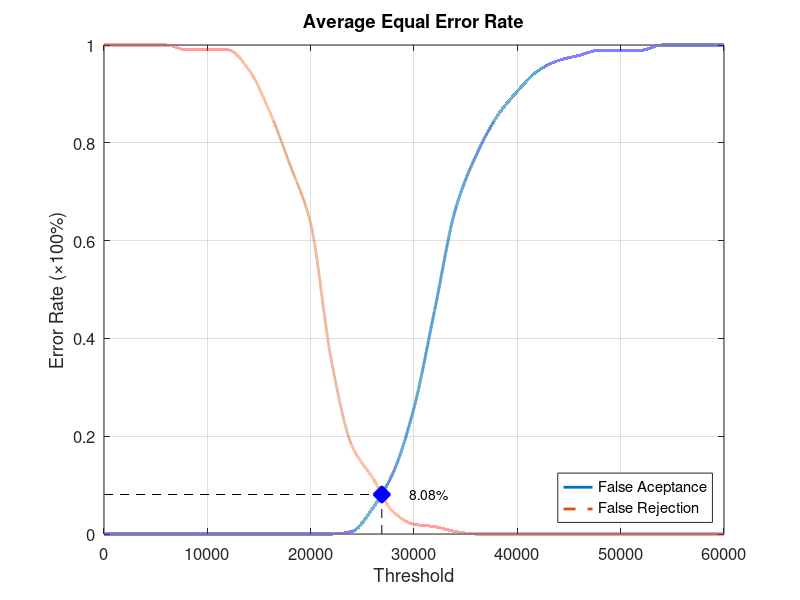
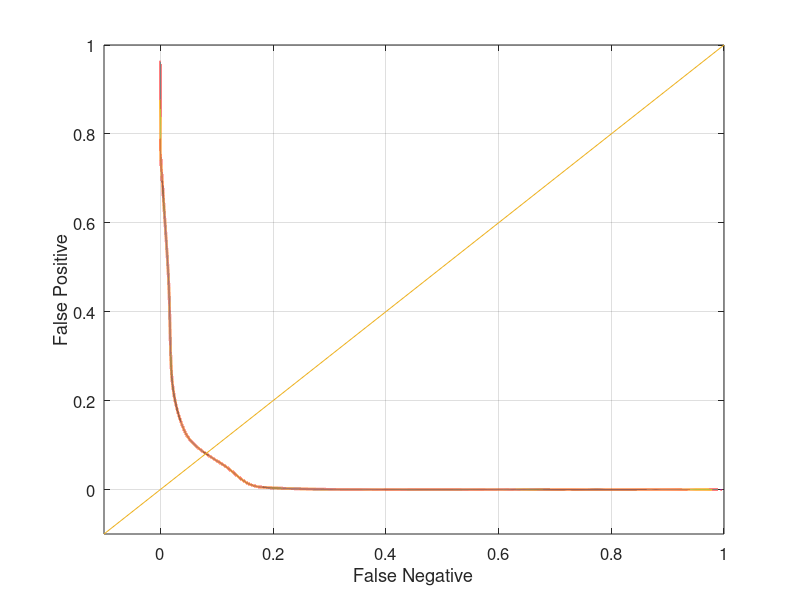

MATLAB code for these plots, in order:
function yEER = Database5_2
close all;
clear;
clc;
x = 0:2000:60000;
xq = 0:0.5:60000;

y0 = [0 0 0 0 0 0 0 0 0 0 0 0 0.00526316 0.0526316 0.126316 0.257895 0.457895 0.663158 0.773684 0.852632 0.905263 0.947368 0.968421 0.978947 0.989474 0.989474 0.989474 1 1 1 1];
yy0 = interp1(x, y0, xq, 'pchip');
y1 = [1 1 1 1 0.99 0.99 0.99 0.95 0.865 0.755 0.635 0.355 0.18 0.115 0.045 0.02 0.015 0.005 0 0 0 0 0 0 0 0 0 0 0 0 0];
yy1 = interp1(x, y1, xq, 'pchip');

% Calculating EER: 
y2 = abs(y0 - y1);
find(y2 == min(y2))
yy2 = abs(yy0 - yy1);
xEER = find(yy2 == min(yy2));
xEERIndex = xq(xEER) % X-axis EER
yEER = yy0(xEER) % Y-axis EER

main = figure
plot(xq, yy0,'-','LineWidth', 2);	hold on
plot(xq, yy1,'--','LineWidth', 2);	hold on
plot([xEERIndex xEERIndex], [0 yEER], 'k--');	hold on
plot([0 xEERIndex], [yEER yEER], 'k--');	hold on
plot(xEERIndex, yEER, 'bx', 'LineWidth', 10);	hold on
text(xEERIndex + 10 * xEERIndex / 100, yEER, [num2str(round((10000 * yEER)) / 100) '%'])
legend('False Aceptance', 'False Rejection', 'Location', 'SouthEast')
xlabel('Threshold')
ylabel('Error Rate (\times100%)')
title('Average Equal Error Rate')
set(gca, 'FontSize', 12)
axis([0 60000 0 1])
grid on

print(main, 'Database5_2Main', '-dpng');
FNRxFPR = figure('Color', [1 1 1]);
plot(yy1, yy0, '-', yy1, yy0, 'LineWidth', 2);
hold on
y = -0.1:0.1:1
plot(y, y); 
set(gca, 'FontSize', 12)
xlabel('False Negative')
ylabel('False Positive')
axis([-0.1 1 -0.1 1])
set(gca, 'FontSize', 12)
grid on

print(FNRxFPR, 'Database5_2FNRxFPR','-dpng');
end
